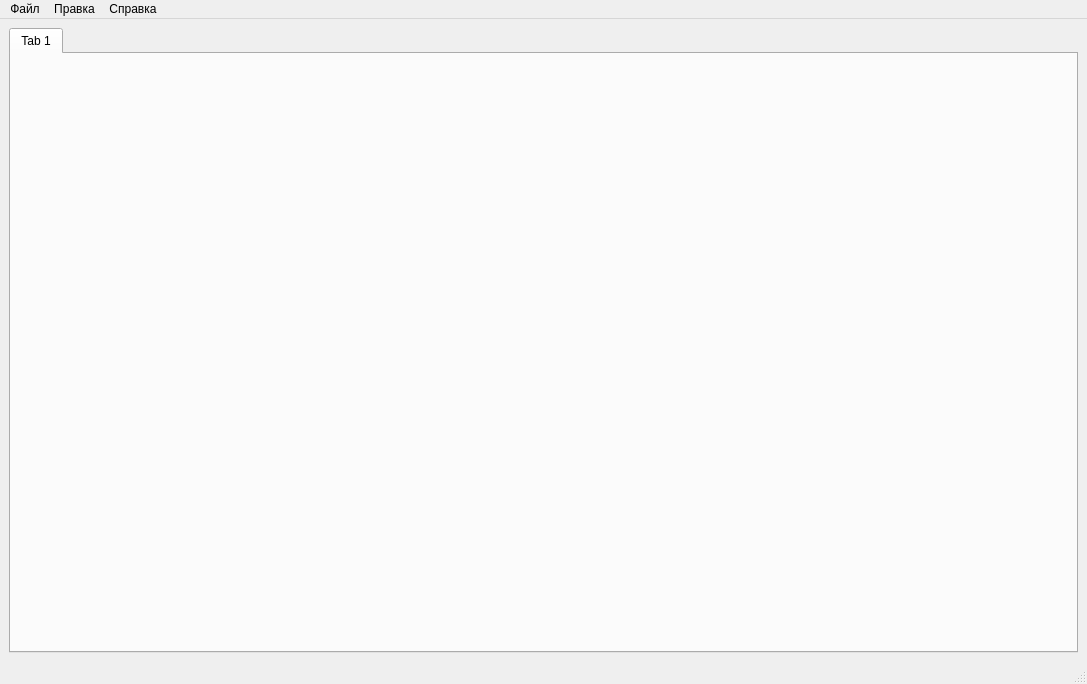
<?xml version="1.0" encoding="UTF-8"?>
<ui version="4.0">
 <class>MainWindow</class>
 <widget class="QMainWindow" name="MainWindow">
  <property name="geometry">
   <rect>
    <x>0</x>
    <y>0</y>
    <width>1087</width>
    <height>684</height>
   </rect>
  </property>
  <property name="windowTitle">
   <string>MainWindow</string>
  </property>
  <widget class="QWidget" name="centralwidget">
   <layout class="QVBoxLayout" name="verticalLayout">
    <item>
     <widget class="QTabWidget" name="TabWidget">
      <property name="currentIndex">
       <number>0</number>
      </property>
      <widget class="QWidget" name="tab">
       <attribute name="title">
        <string>Tab 1</string>
       </attribute>
      </widget>
     </widget>
    </item>
   </layout>
  </widget>
  <widget class="QMenuBar" name="menubar">
   <property name="geometry">
    <rect>
     <x>0</x>
     <y>0</y>
     <width>1087</width>
     <height>18</height>
    </rect>
   </property>
   <widget class="QMenu" name="menuFile">
    <property name="title">
     <string>Файл</string>
    </property>
    <addaction name="addConnectionAction"/>
   </widget>
   <widget class="QMenu" name="menuEdit">
    <property name="title">
     <string>Правка</string>
    </property>
    <widget class="QMenu" name="menu">
     <property name="title">
      <string>Управление</string>
     </property>
     <addaction name="deviceAction"/>
     <addaction name="clientAction"/>
     <addaction name="departmentAction"/>
    </widget>
    <addaction name="menu"/>
   </widget>
   <widget class="QMenu" name="menuAbout">
    <property name="title">
     <string>Справка</string>
    </property>
    <addaction name="aboutAction"/>
   </widget>
   <addaction name="menuFile"/>
   <addaction name="menuEdit"/>
   <addaction name="menuAbout"/>
  </widget>
  <widget class="QStatusBar" name="statusbar"/>
  <action name="addConnectionAction">
   <property name="text">
    <string>Подключить базу данных</string>
   </property>
   <property name="toolTip">
    <string>Подключить базу данных</string>
   </property>
  </action>
  <action name="quitAction">
   <property name="text">
    <string>Выход</string>
   </property>
   <property name="toolTip">
    <string>Выход</string>
   </property>
  </action>
  <action name="aboutAction">
   <property name="text">
    <string>О программе</string>
   </property>
  </action>
  <action name="deviceAction">
   <property name="text">
    <string>Устройства</string>
   </property>
  </action>
  <action name="clientAction">
   <property name="text">
    <string>Клиенты</string>
   </property>
  </action>
  <action name="departmentAction">
   <property name="text">
    <string>Подразделения</string>
   </property>
  </action>
 </widget>
 <resources/>
 <connections/>
</ui>
